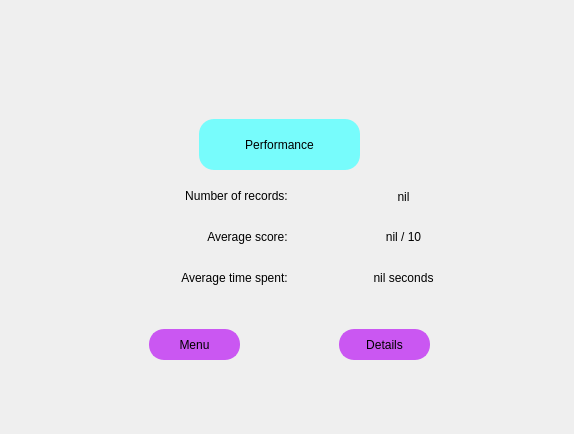
<?xml version="1.0" encoding="UTF-8"?>
<ui version="4.0">
 <class>Form</class>
 <widget class="QWidget" name="Form">
  <property name="geometry">
   <rect>
    <x>0</x>
    <y>0</y>
    <width>574</width>
    <height>434</height>
   </rect>
  </property>
  <property name="minimumSize">
   <size>
    <width>574</width>
    <height>434</height>
   </size>
  </property>
  <property name="maximumSize">
   <size>
    <width>574</width>
    <height>434</height>
   </size>
  </property>
  <property name="windowTitle">
   <string>Form</string>
  </property>
  <widget class="QWidget" name="widget" native="true">
   <property name="geometry">
    <rect>
     <x>-1</x>
     <y>-1</y>
     <width>621</width>
     <height>461</height>
    </rect>
   </property>
   <property name="styleSheet">
    <string notr="true"/>
   </property>
   <widget class="QLabel" name="label">
    <property name="geometry">
     <rect>
      <x>-6</x>
      <y>0</y>
      <width>621</width>
      <height>451</height>
     </rect>
    </property>
    <property name="styleSheet">
     <string notr="true">border-image: url(:/image/background.jpg)</string>
    </property>
    <property name="text">
     <string/>
    </property>
   </widget>
   <widget class="QLabel" name="label_6">
    <property name="geometry">
     <rect>
      <x>200</x>
      <y>120</y>
      <width>161</width>
      <height>51</height>
     </rect>
    </property>
    <property name="layoutDirection">
     <enum>Qt::LeftToRight</enum>
    </property>
    <property name="styleSheet">
     <string notr="true">background-color: rgba(85, 255, 255, 200);
font: 75 22pt &quot;Times New Roman&quot;;
border-radius: 15px;</string>
    </property>
    <property name="text">
     <string>Performance</string>
    </property>
    <property name="alignment">
     <set>Qt::AlignCenter</set>
    </property>
   </widget>
   <widget class="QPushButton" name="pushButton_6">
    <property name="geometry">
     <rect>
      <x>150</x>
      <y>330</y>
      <width>91</width>
      <height>31</height>
     </rect>
    </property>
    <property name="styleSheet">
     <string notr="true">.QPushButton{
background-color: rgb(202, 87, 242);
font: 16pt &quot;Cooper Black&quot;;
border-radius: 15px;
color: black; 
border: 2px solid rgb(202, 87, 242);
}

.QPushButton:hover {
  background-color: rgb(255, 170, 255);
}</string>
    </property>
    <property name="text">
     <string>Menu</string>
    </property>
   </widget>
   <widget class="QPushButton" name="pushButton_7">
    <property name="geometry">
     <rect>
      <x>340</x>
      <y>330</y>
      <width>91</width>
      <height>31</height>
     </rect>
    </property>
    <property name="styleSheet">
     <string notr="true">.QPushButton{
background-color: rgb(202, 87, 242);
font: 16pt &quot;Cooper Black&quot;;
border-radius: 15px;
color: black; 
border: 2px solid rgb(202, 87, 242);
}

.QPushButton:hover {
  background-color: rgb(255, 170, 255);
}</string>
    </property>
    <property name="text">
     <string>Details</string>
    </property>
   </widget>
   <widget class="QWidget" name="horizontalLayoutWidget">
    <property name="geometry">
     <rect>
      <x>70</x>
      <y>180</y>
      <width>444</width>
      <height>116</height>
     </rect>
    </property>
    <layout class="QHBoxLayout" name="horizontalLayout_2">
     <item>
      <layout class="QVBoxLayout" name="layout">
       <item alignment="Qt::AlignRight|Qt::AlignVCenter">
        <widget class="QLabel" name="label_7">
         <property name="layoutDirection">
          <enum>Qt::LeftToRight</enum>
         </property>
         <property name="styleSheet">
          <string notr="true">font: 75 18pt &quot;Times New Roman&quot;;</string>
         </property>
         <property name="text">
          <string>Number of records:</string>
         </property>
         <property name="alignment">
          <set>Qt::AlignCenter</set>
         </property>
        </widget>
       </item>
       <item alignment="Qt::AlignRight">
        <widget class="QLabel" name="label_9">
         <property name="layoutDirection">
          <enum>Qt::LeftToRight</enum>
         </property>
         <property name="styleSheet">
          <string notr="true">font: 75 18pt &quot;Times New Roman&quot;;</string>
         </property>
         <property name="text">
          <string>Average score:</string>
         </property>
         <property name="alignment">
          <set>Qt::AlignCenter</set>
         </property>
        </widget>
       </item>
       <item alignment="Qt::AlignRight">
        <widget class="QLabel" name="label_10">
         <property name="layoutDirection">
          <enum>Qt::LeftToRight</enum>
         </property>
         <property name="styleSheet">
          <string notr="true">font: 75 18pt &quot;Times New Roman&quot;;</string>
         </property>
         <property name="text">
          <string>Average time spent:</string>
         </property>
         <property name="alignment">
          <set>Qt::AlignCenter</set>
         </property>
        </widget>
       </item>
      </layout>
     </item>
     <item>
      <layout class="QVBoxLayout" name="verticalLayout">
       <item>
        <widget class="QLabel" name="label_12">
         <property name="layoutDirection">
          <enum>Qt::LeftToRight</enum>
         </property>
         <property name="styleSheet">
          <string notr="true">font: 75 18pt &quot;Times New Roman&quot;;</string>
         </property>
         <property name="text">
          <string>nil</string>
         </property>
         <property name="alignment">
          <set>Qt::AlignCenter</set>
         </property>
        </widget>
       </item>
       <item>
        <widget class="QLabel" name="label_11">
         <property name="layoutDirection">
          <enum>Qt::LeftToRight</enum>
         </property>
         <property name="styleSheet">
          <string notr="true">font: 75 18pt &quot;Times New Roman&quot;;</string>
         </property>
         <property name="text">
          <string>nil / 10</string>
         </property>
         <property name="alignment">
          <set>Qt::AlignCenter</set>
         </property>
        </widget>
       </item>
       <item>
        <widget class="QLabel" name="label_8">
         <property name="layoutDirection">
          <enum>Qt::LeftToRight</enum>
         </property>
         <property name="styleSheet">
          <string notr="true">font: 75 18pt &quot;Times New Roman&quot;;</string>
         </property>
         <property name="text">
          <string>nil seconds</string>
         </property>
         <property name="alignment">
          <set>Qt::AlignCenter</set>
         </property>
        </widget>
       </item>
      </layout>
     </item>
    </layout>
   </widget>
  </widget>
 </widget>
 <resources>
  <include location="res.qrc"/>
 </resources>
 <connections/>
</ui>
